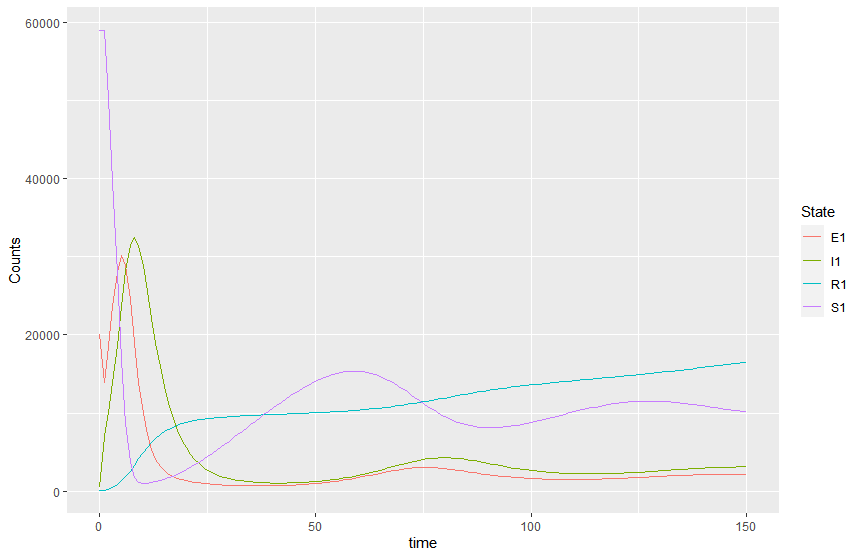

Here is the R script that generated this plot:
# Create a function to calculate the rate of change in each state variable
change.dt <- function(X, Lambda, theta1, sigma1, beta1, c1, alpha1, d1, epsilon1, gamma1, mu1, theta2, sigma2, beta2, c2, d2, epsilon2, gamma2, mu2){
  S1 <- X[1] ; E1 <- X[2] ; I1 <- X[3] ; R1 <- X[4]
  S2 <- X[1] ; E2 <- X[2] ; I2 <- X[3] ; R2 <- X[4]
  
  
  dS1dt <- Lambda*(1 - theta1 *sigma1) - beta1*c1*I1*S1 - (1 - theta2 *sigma2)*alpha1*S1 - d1*S1
  dE1dt <- beta1*c1*I1*S1 - (alpha1 + d1 + epsilon1)*E1
  dI1dt <- epsilon1*E1 - (alpha1 + gamma1)*I1 - (d1 + mu1)*I1
  dR1dt <- gamma1*I1 - (Lambda*theta1 *sigma1) - d1*R1
  
  
  return(c(dS1dt, dE1dt, dI1dt, dR1dt))
  
}

# A fuction that will update the system at each time step
updateSystm <- function(X, Lambda, theta1, sigma1,beta1, c1, alpha1, d1, epsilon1, gamma1, mu1, theta2, sigma2, beta2, c2, d2, epsilon2, gamma2, mu2, deltaT){
  X <- X + change.dt(X, Lambda, theta1, sigma1, beta1, c1, alpha1, d1, epsilon1, gamma1, mu1, theta2, sigma2, beta2, c2, d2, epsilon2, gamma2, mu2)*deltaT
  return(X)
}

# How many people are in S, E, I, R and V at time = 0
Systm <- c(59000, 20000, 500, 100, 300)
# Per-capita birth rate
Lambda <- 650
theta1 <- 0
sigma1 <- 0.01
beta1 <- 0.00000167989
c1 <- 13.3
alpha1 <- 0.00385
d1 <- 0.00029
epsilon1 <- 1/3
gamma1 <- 0.024368
mu1 <- 0.2
##################
theta2 <- 1
sigma2 <- 0.95
beta2 <- 0.000000515425
c2 <- 6.02
d2 <- 0.00029
epsilon2 <- 1/3
gamma2 <- 0.024368
mu2 <- 0
# time step
deltaT <- 1
# time period
period <- 150

# Simulations for age group 1
epidemic <- data.frame(time=0, S1=Systm[1], E1=Systm[2], I1=Systm[3], R1=Systm[4])

g <- epidemic[complete.cases(epidemic), ]

colnames(g)[4] <- "Total_Infected_Population"
colnames(g)[6] <- "Vaccination_Rate"

for(time in seq(from=deltaT, to=period, by=deltaT)){
  
  Systm <- updateSystm(Systm, Lambda, theta1, sigma1,beta1, c1, alpha1, d1, epsilon1, gamma1, mu1, theta2, sigma2, beta2, c2, d2, epsilon2, gamma2, mu2, deltaT)
  epidemic <- rbind(epidemic, c(time, Systm))
  
}

library(tidyverse)

epi <- epidemic %>%
  pivot_longer(S1:R1, values_to="Counts", names_to="State")

ggplot(epi) + geom_line(aes(x=time, y=Counts, col=State))

view(epi)

ggplot()+geom_line(aes(x=time, y=S1))

view(g)

ggplot(g)+geom_line(aes(x=Total_Infected_Population, y=Vaccination_Rate, color = "red"))
